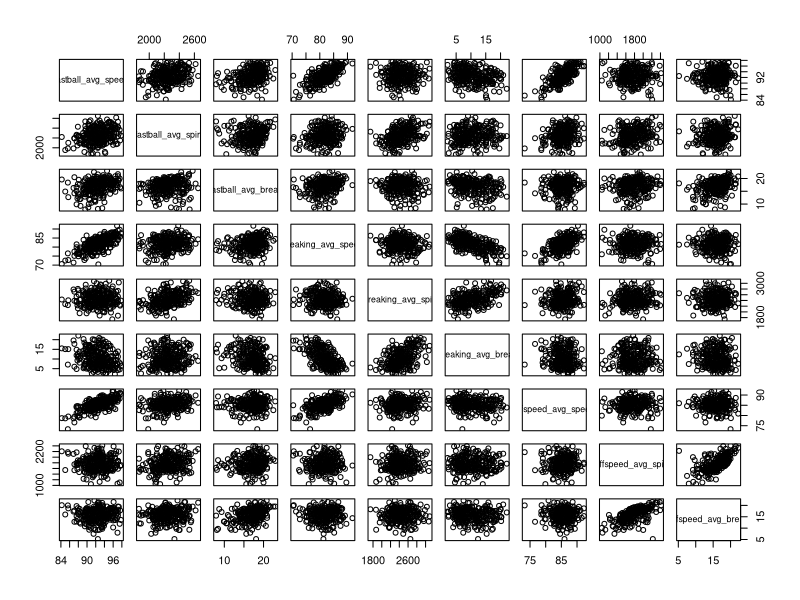
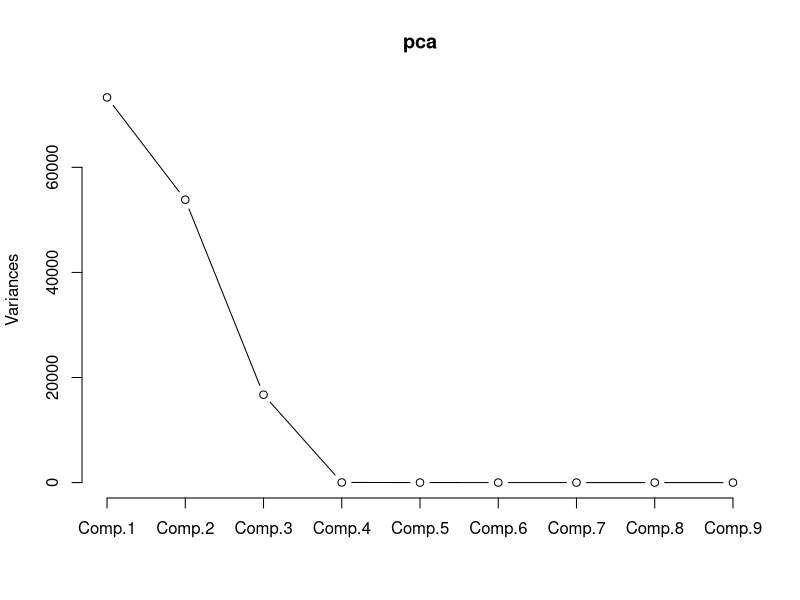
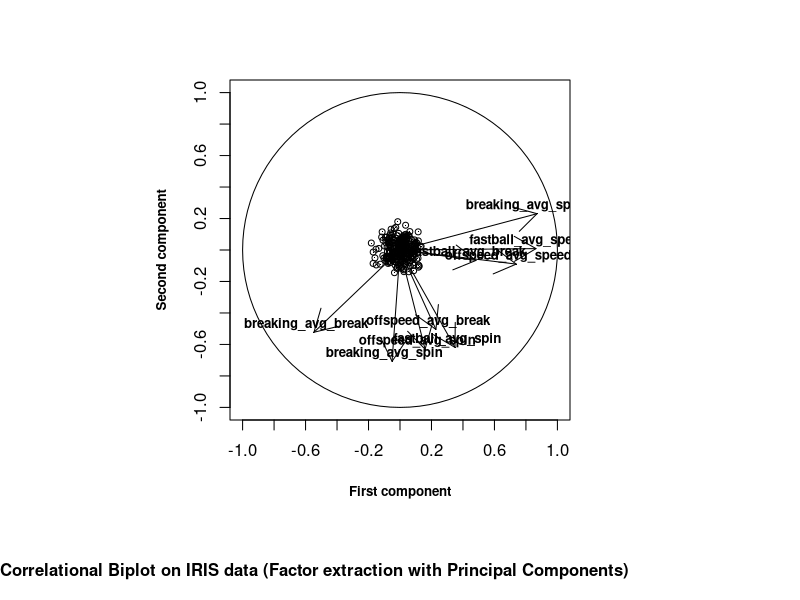

These charts were generated, in order, by the following R code:
##loading the data
library(plotrix)
library(dplyr)
##Baseball
pitchers <- read.csv("data/baseballsavant_2019.csv")
pitchers <- as.data.frame(pitchers)
names(pitchers)
for(i in 1:ncol(pitchers)) {   
  print(sum(is.na(pitchers[,i])))
}
pitchers <- subset(pitchers, select=-X)
pitchers <- na.omit(pitchers)
##for now i'm working with 78 pitchers that don't have an offspeed pitch, I might come back from that
##I already came back from that

##Exploratory analysis
attach(pitchers)
head(pitchers)
##PCA
##selecting the numerical coumns
##pairs doesn't do much cause shit is correlated and i have way too many variables?
mat <- pitchers[,7:15]
mat
pairs(mat)
cor(mat)

pca <- princomp(mat)
pca$loadings
screeplot(pca, type="lines")
summary(pca)

##compute cov matrix
cov <- cov(mat)
xxx <- cbind(mat,pca$scores)
##check correlation between variables and principal components
cor(xxx)
##possibly todo: PCA on centered/scaled data, in which you use the cov matrix to perform PCA on.
#5 PCA's seem enough to describe most of the variance, almost too well acutally, seems a bit strange.
#it's intersting thet the first 4 princomps actually hold the variance well distributed
##some exploring plots:
##BIPLOT
PCA.biplot<- function(x) {
  #x is the matrix to biplot, x is numeric, thus variables on ratio or interval scales
  #x has dimnames(x)[[2]] defined (and eventually dimnames(x)[[1]] defined)
  xm<-apply(x,2,mean)
  y<-sweep(x,2,xm)
  ss<-(t(y)%*%y)
  s<-ss/(nrow(x)-1)
  d<-(diag(ss))^(-1/2)
  e<-diag(d,nrow=ncol(x),ncol=ncol(x))
  z<-y%*%e   #variables of z are unit length scaled
  r<-t(z)%*%z
  q<-svd(z)
  gfd<-((q$d[1])+(q$d[2]))/sum(q$d)
  gfz<-(((q$d[1])^2)+((q$d[2])^2))/sum((q$d)^2)
  gfr<-(((q$d[1])^4)+((q$d[2])^4))/sum((q$d)^4)
  l<-diag(q$d,nrow=ncol(x),ncol=ncol(x))
  R.B<-q$u        #scores matrix
  C.B<-q$v%*%l    #loadings
  #possibility to stretch scores by a scale factor
  #scalefactor<-3.5
  #R.B<-q$u *scalefactor
  
  par(mar=c(4,4,4,4),pty='s',oma=c(5,0,0,0),font=2)
  plot(R.B[ ,1],R.B[ ,2],axes=F,xlim=c(-1,1),ylim=c(-1,1),xlab=' ',ylab=' ',cex=.8)
  mtext('First component',side=1,line=3,cex=.8)
  mtext('Second component',side=2,line=3,cex=.8)
  axis(1,at=c(-1,-.8,-.6,-.4,-.2,0,.2,.4,.6,.8,1),cex=.8)
  axis(2,at=c(-1,-.8,-.6,-.4,-.2,0,.2,.4,.6,.8,1),cex=.8)
  box( )
  
  #ability to plot rownames on the plot, dimnames(x)[[1]] necessary
  #text(R.B[,1]-.05,R.B[,2]+.05,as.character(dimnames(x)[[1]]),cex=0.5)
  points(R.B[,1],R.B[,2],pch=".")
  
  
  points(C.B[,1],C.B[,2],pch=".")
  text(C.B[,1]-.05,C.B[,2]+.05,as.character(dimnames(x)[[2]]),cex=0.8)
  
  for (i in seq(1,nrow(C.B),by=1))
    arrows(0,0,C.B[i,1],C.B[i,2])
  
  #Draw circle unit
  draw.circle(0,0,1,border='black')
  
  mtext('Correlational Biplot on IRIS data (Factor extraction with Principal Components)',side=1,outer=T,cex=1,line=3,adj=0)
  results<-list('correlation matrix'=r,'column effects'=C.B,'row effects'=R.B)
  cat('The goodness of fit for the correlation matrix is',gfr,'for the centered, standardized design matrix',gfz,'and for the Mahalanobis distances is',gfd,' ')
  results
}
p.mat<- as.matrix(mat)
class(p.mat)
p.mat
par(mfrow=c(1,1))
PCA.biplot(p.mat)

#PCA's looked good, so we'll use those to calculate the factor analysis
p.cor <- cor(p.mat)
p.pca <-eigen(p.cor)
#i'm using 5 largest eigenvalues, cause that's what the screeplot implied.
p.p <- p.pca$vectors[,1:4]            #Select first 3 eigenvectors, corresponding to the three largest eigenvalues
p.d <- diag(sqrt(p.pca$values[1:4]))  #Make a diagonal matrix of the standard deviations of the Principal Components
p.B <- p.p%*%p.d  #  Scale Principal Component loadings so they become correlations, thus Factor Loadings. Post-multiply with the standard deviations of the Principal Components
rownames(p.B) <- names(pitchers)[7:15]      #As row names for the factor loadings matrix, take the variable names of cereal
colnames(p.B) <- c("B1","B2","B3","B4")       #Give the columns of the factor loadings matrix names
p.B                                      #Show loadings pattern                                
p.B%*%t(p.B)                           #Calculate and show the estimated correlation matrix, based on the loadings pattern. The communalities are on the head diagonal
p.psi <- p.cor - p.B%*%t(p.B)      #Calculate the difference between the observed correlation matrix and the estimated one, specific variances are on the head diagonal
p.psi                                    #Show the residual correlation matrix, with the specific variances (uniqueness) on the main diagonal
diag(p.B%*%t(p.B))                     #The communalities are the sum of the squared loadings, thus the head diagonal of the estimated correlation matrix 
1-diag(p.psi)                            #The communalities are  1-specific variances
##this all works, I just havent taken the time to actually interpret it

